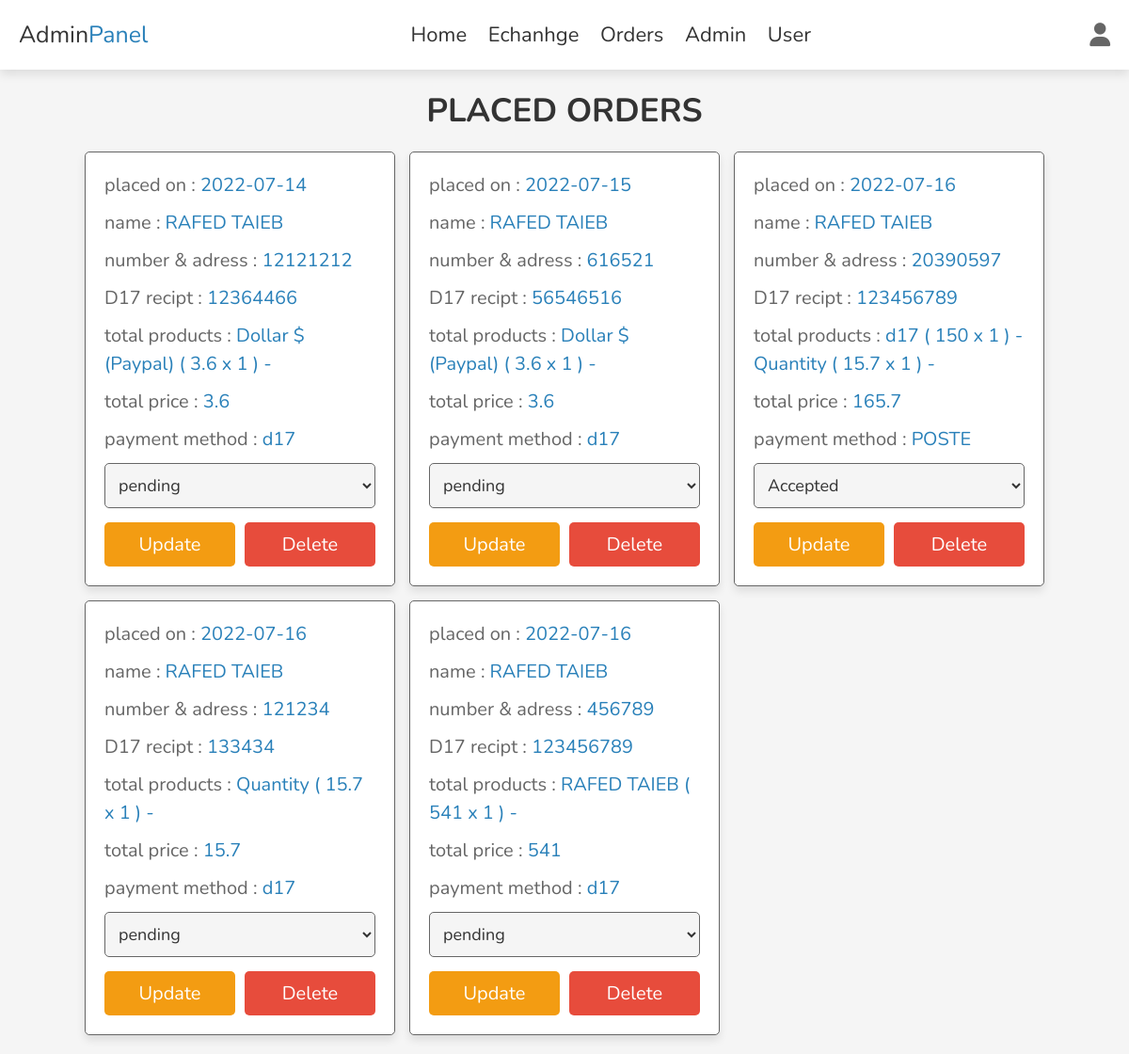
Screenshot of /buy/admin_orders.php (signed in) with the database file from the repository.
### tables this page shows
CREATE TABLE `orders` (
  `id` int(100) NOT NULL,
  `user_id` int(100) NOT NULL,
  `name` varchar(100) NOT NULL,
  `number` varchar(24) NOT NULL,
  `method` varchar(50) NOT NULL,
  `address` varchar(500) NOT NULL,
  `total_products` varchar(1000) NOT NULL,
  `da` int(11) NOT NULL,
  `total_price` float NOT NULL,
  `placed_on` date NOT NULL DEFAULT current_timestamp(),
  `payment_status` varchar(20) NOT NULL DEFAULT 'pending'
);

### buy/admin_orders.php (the view, shortened to what this page needs)
<?php
include 'config.php';
?>
<!DOCTYPE html>
<html lang="en">
<head>
   <link rel="stylesheet" href="https://cdnjs.cloudflare.com/ajax/libs/font-awesome/6.1.1/css/all.min.css">
   <link rel="stylesheet" href="css/admin_style.css">
</head>
<body>
<?php include 'admin_header.php' ?>
<section class="orders">
<h1 class="heading">placed orders</h1>
<div class="box-container">
   <?php
      $select_orders = $conn->prepare("SELECT * FROM `orders`");
      $select_orders->execute();
      if($select_orders->rowCount() > 0){
         while($fetch_orders = $select_orders->fetch(PDO::FETCH_ASSOC)){
   ?>
   <div class="box">
      <p> placed on : <span><?= $fetch_orders['placed_on']; ?></span> </p>
      <p> name : <span><?= $fetch_orders['name']; ?></span> </p>
      <p> number & adress : <span><?= $fetch_orders['number']; ?></span> </p>
      <p> D17 recipt : <span><?= $fetch_orders['address']; ?></span> </p>
      <p> total products : <span><?= $fetch_orders['total_products']; ?></span> </p>
      <p> total price : <span><?= $fetch_orders['total_price']; ?></span> </p>
      <p> payment method : <span><?= $fetch_orders['method']; ?></span> </p>
      <form action="" method="post">
         <select name="payment_status" class="select">
            <option selected disabled><?= $fetch_orders['payment_status']; ?></option>
         </select>
        <div class="flex-btn">
         <input type="submit" value="update" class="option-btn" name="update_payment">
         <a href="admin_orders.php?delete=<?= $fetch_orders['id']; ?>" class="delete-btn" onclick="return confirm('delete this order?');">delete</a>
        </div>
      </form>
   </div>
   <?php
         }
      }else{
         echo '<p class="empty">no orders placed yet!</p>';
      }
   ?>
</div>
</section>
</body>
</html>

### buy/css/admin_style.css (style rules this page uses)
:root { --main-color:#2980b9; --red:#e74c3c; --orange:#f39c12; --black:#333; --white:#fff; --light-bg:#f5f5f5; --light-color:#666; --border:.1rem solid var(--light-color); --box-shadow:0 .5rem 1rem rgba(0,0,0,.1); }
* { font-family: 'Nunito', sans-serif; margin:0; padding:0; box-sizing: border-box; outline: none; border:none; text-decoration: none; transition: .2s linear; }
html { font-size: 62.5%; overflow-x: hidden; scroll-behavior: smooth; scroll-padding-top: 7rem; }
body { background: var(--light-bg); }
section { padding:2rem; margin:0 auto; max-width: 1200px; }
.heading { text-align: center; margin-bottom: 2rem; font-size: 3.5rem; color:var(--black); text-transform: uppercase; }
.delete-btn, .option-btn, .btn { display: block; width: 100%; margin-top: 1rem; border-radius: .5rem; padding:1rem 3rem; font-size: 2rem; color:var(--white); cursor: pointer; text-transform: capitalize; text-align: center; }
.delete-btn { background-color: var(--red); }
.option-btn { background-color: var(--orange); }
.flex-btn { display: flex; gap:1rem; }
.orders .box-container { display: grid; grid-template-columns: repeat(auto-fit, 33rem); gap:1.5rem; align-items: flex-start; justify-content: center; }
.orders .box-container .box { padding:2rem; padding-top: 1rem; border-radius: .5rem; border:var(--border); background-color: var(--white); box-shadow: var(--box-shadow); }
.orders .box-container .box p { line-height: 1.5; font-size: 2rem; color:var(--light-color); margin:1rem 0; }
.orders .box-container .box p span { color:var(--main-color); }
.orders .box-container .select { margin-bottom: .5rem; width: 100%; background-color: var(--light-bg); padding:1rem; font-size: 1.8rem; color:var(--black); border-radius: .5rem; border:var(--border); }

### rows the page displays
orders: placed_on "2022-07-14", name "RAFED TAIEB", number "12121212", address "12364466", total_products "Dollar $ (Paypal) ( 3.6 x 1 ) -", total_price "3.6", method "d17", payment_status "pending"
orders: placed_on "2022-07-15", name "RAFED TAIEB", number "616521", address "56546516", total_products "Dollar $ (Paypal) ( 3.6 x 1 ) -", total_price "3.6", method "d17", payment_status "pending"
orders: placed_on "2022-07-16", name "RAFED TAIEB", number "20390597", address "123456789", total_products "d17 ( 150 x 1 ) - Quantity ( 15.7 x 1 ) -", total_price "165.7", method "POSTE", payment_status "Accepted"
orders: placed_on "2022-07-16", name "RAFED TAIEB", number "121234", address "133434", total_products "Quantity ( 15.7 x 1 ) -", total_price "15.7", method "d17", payment_status "pending"
orders: placed_on "2022-07-16", name "RAFED TAIEB", number "456789", address "123456789", total_products "RAFED TAIEB ( 541 x 1 ) -", total_price "541", method "d17", payment_status "pending"
